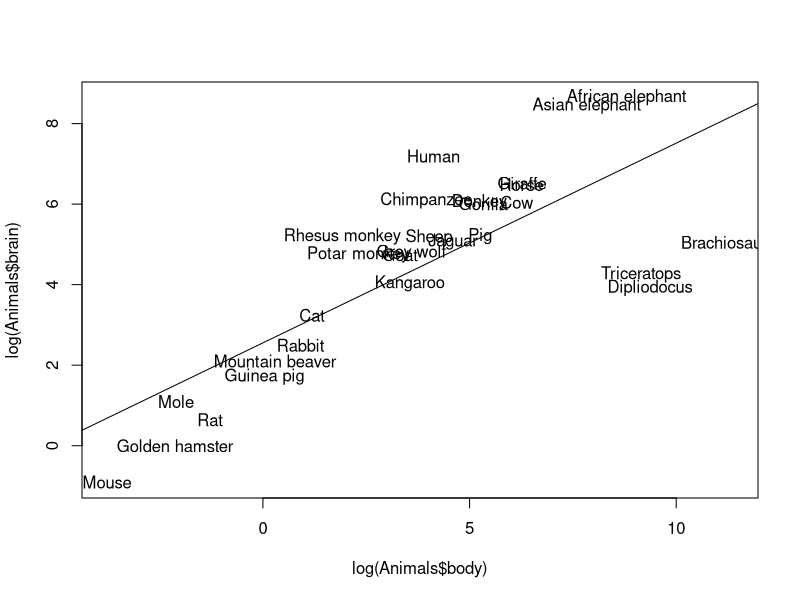

Generate this figure with R: (Note: this script raises an error after producing the figure.)
## Question 2

## a 
library(MASS)
plot(log(Animals$body), log(Animals$brain),type = "n")
text(log(Animals$body), log(Animals$brain), rownames(Animals))

## b
fit1 = lm(log(Animals$brain)~log(Animals$body))
summary(fit1)
abline(fit1)

##take out 3 outliers
Animals = subset(Animals,!(rownames(Animals)%in%c("Dipliodocus", "Triceratops", "Brachiosaurus")))
fit2 = lm(log(Animals$brain)~log(Animals1$body))
summary(fit2)
abline(fit2, col=2)

## c 
names(fit2$residuals) = rownames(Animals1)
sort(exp(fit2$residuals))

## Question 3

## a 
library(MASS)
biopsy1 = na.omit(biopsy)
class - 1*(biopsy1$class == "malignant")
features = biopsy1[ ,c(2:10)]

## b
object = prcomp(features, center = TURE, scale. = FALSE)

## c
pairs(object$x, col = 1+class)
plot(object)


## h
## The plots are centered around the malignant values and thus, if score at 10 somewhere it is more likely to have malignant tumors
## Features 1 and 6 fall a little below wich suggests that it is helpful in determining benign patients.

